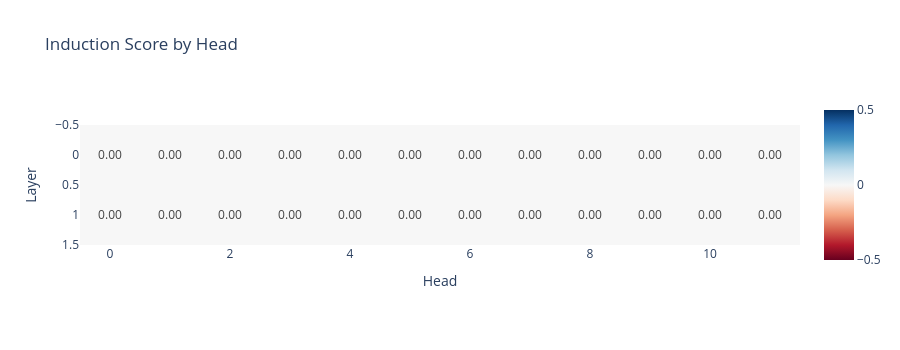

The code cell stored with this chart in its notebook:
### Markdown cell above
### Exercise - calculate induction scores with hooks

> ```yaml
> Difficulty: 🔴🔴🔴⚪⚪
> Importance: 🔵🔵🔵🔵⚪
> 
> You shouldn't spend more than 15-20 minutes on this exercise.
> This is our first exercise with hooks, which are an absolutely vital TransformerLens tool. Use the hints if you're stuck.
> ```

To start with, we'll look at how hooks can be used to get the same results as from the previous section (where we ran our induction head detector functions on the values in the cache).

Most of the code has already been provided for you below; the only thing you need to do is **implement the `induction_score_hook` function**. As mentioned, this function takes two arguments: the activation value (which in this case will be our attention pattern) and the hook object (which gives us some useful methods and attributes that we can access in the function, e.g. `hook.layer()` to return the layer, or `hook.name` to return the name, which is the same as the name in the cache).

Your function should do the following:

* Calculate the induction score for the attention pattern `pattern`, using the same methodology as you used in the previous section when you wrote your induction head detectors.
    * Note that this time, the batch dimension is greater than 1, so you should compute the average attention score over the batch dimension.
    * Also note that you are computing the induction score for all heads at once, rather than one at a time. You might find the arguments `dim1` and `dim2` of the `torch.diagonal` function useful.
* Write this score to the tensor `induction_score_store`, which is a global variable that we've provided for you. The `[i, j]`th element of this tensor should be the induction score for the `j`th head in the `i`th layer.

### Code cell
seq_len = 50
batch_size = 10
rep_tokens_10 = generate_repeated_tokens(model, seq_len, batch_size)

# We make a tensor to store the induction score for each head.
# We put it on the model's device to avoid needing to move things between the GPU and CPU,
# which can be slow.
induction_score_store = t.zeros((model.cfg.n_layers, model.cfg.n_heads), device=model.cfg.device)


def induction_score_hook(pattern: Float[Tensor, "batch head_index dest_pos source_pos"], hook: HookPoint):
    """
    Calculates the induction score, and stores it in the [layer, head] position of the
    `induction_score_store` tensor.

    """
    head_list = []

    mean = t.diagonal(pattern, offset=(seq_len-1), dim1=-1, dim2=-2).mean(dim=0)
    print(mean)
    # lower_diagonal = t.triu(pattern, diagonal=-(seq_len-1)) - t.triu(pattern, diagonal=-(seq_len-2))




# We make a boolean filter on activation names, that's true only on attention pattern names
pattern_hook_names_filter = lambda name: name.endswith("pattern")

# Run with hooks (this is where we write to the `induction_score_store` tensor`)
model.run_with_hooks(
    rep_tokens_10,
    return_type=None,  # For efficiency, we don't need to calculate the logits
    fwd_hooks=[(pattern_hook_names_filter, induction_score_hook)],
)

# Plot the induction scores for each head in each layer
imshow(
    induction_score_store,
    labels={"x": "Head", "y": "Layer"},
    title="Induction Score by Head",
    text_auto=".2f",
    width=900,
    height=350,
)

### Figure 1 — Plotly figure (JSON) as saved in the notebook; plotly's stock layout.template omitted (floating-point values rounded to 4 significant figures)
{"data": [{"coloraxis": "coloraxis", "hovertemplate": "Head: %{x}<br>Layer: %{y}<br>color: %{z}<extra></extra>", "name": "0", "texttemplate": "%{z:.2f}", "type": "heatmap", "xaxis": "x", "yaxis": "y", "z": [[0.0, 0.0, 0.0, 0.0, 0.0, 0.0, 0.0, 0.0, 0.0, 0.0, 0.0, 0.0], [0.0, 0.0, 0.0, 0.0, 0.0, 0.0, 0.0, 0.0, 0.0, 0.0, 0.0, 0.0]]}], "layout": {"coloraxis": {"autocolorscale": false, "cmid": 0, "colorscale": [[0, "rgb(103,0,31)"], [0.1, "rgb(178,24,43)"], [0.2, "rgb(214,96,77)"], [0.3, "rgb(244,165,130)"], [0.4, "rgb(253,219,199)"], [0.5, "rgb(247,247,247)"], [0.6, "rgb(209,229,240)"], [0.7, "rgb(146,197,222)"], [0.8, "rgb(67,147,195)"], [0.9, "rgb(33,102,172)"], [1, "rgb(5,48,97)"]]}, "height": 350, "title": {"text": "Induction Score by Head"}, "width": 900, "xaxis": {"anchor": "y", "constrain": "domain", "domain": [0, 1], "scaleanchor": "y", "title": {"text": "Head"}}, "yaxis": {"anchor": "x", "autorange": "reversed", "constrain": "domain", "domain": [0, 1], "title": {"text": "Layer"}}}}
